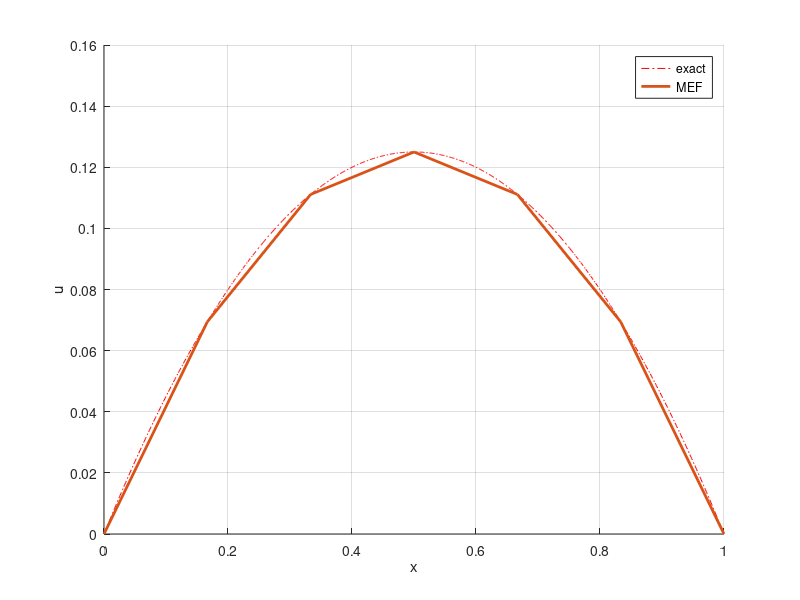

Write MATLAB code to recreate this figure.
% Exemple membrane 1D. MEF P1 avec maillage uniforme
% ***

% Maillage
N = 5;
h = 1/(N+1);
x = 0:h:1;

% Matrice K (rigidité) et vecteur F (densité de forces)
K = zeros(N);
K(1,1)=2; 
if (N>1) 
  K(1,2)=-1;
end
for i=2:N-1
	K(i,i-1)=-1;
	K(i,i)=2;
	K(i,i+1)=-1;
end
if (N>1) 
	K(N,N-1)=-1; K(N,N)=2; 
end
K = 1/h * K;

F = h*ones(N,1);

% Décomposition LU de la matrice de rigidité
[LK,UK]=lu(K);

K,LK,UK

% Solution du système et affichages
U = K\F

udisp  = [0 U' 0];
xexact = 0:0.001:1;
uexact = 1/2*xexact.*(1-xexact);
figure, hold on, grid on
plot(xexact,uexact,'linestyle','-.','color','r');
plot(x,udisp,'linewidth',2);
xlabel('x');
ylabel('u');
legend('exact','MEF');
